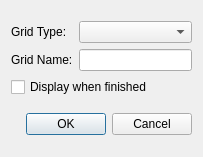
<?xml version="1.0" encoding="UTF-8"?>
<ui version="4.0">
 <class>SelectGridTypeAndNameDialog</class>
 <widget class="QDialog" name="SelectGridTypeAndNameDialog">
  <property name="geometry">
   <rect>
    <x>0</x>
    <y>0</y>
    <width>203</width>
    <height>157</height>
   </rect>
  </property>
  <property name="windowTitle">
   <string>Grid Type and Name</string>
  </property>
  <property name="windowIcon">
   <iconset resource="icons.qrc">
    <normaloff>:/icons/images/logo_fs_64x64.png</normaloff>:/icons/images/logo_fs_64x64.png</iconset>
  </property>
  <layout class="QVBoxLayout" name="verticalLayout">
   <item>
    <layout class="QGridLayout" name="gridLayout">
     <item row="0" column="0">
      <widget class="QLabel" name="label">
       <property name="text">
        <string>Grid Type:</string>
       </property>
      </widget>
     </item>
     <item row="0" column="1">
      <widget class="QComboBox" name="cbGridType"/>
     </item>
     <item row="1" column="0">
      <widget class="QLabel" name="label_2">
       <property name="text">
        <string>Grid Name:</string>
       </property>
      </widget>
     </item>
     <item row="1" column="1">
      <widget class="QLineEdit" name="leGridName"/>
     </item>
     <item row="2" column="0" colspan="2">
      <widget class="QCheckBox" name="cbDisplay">
       <property name="text">
        <string>Display when finished</string>
       </property>
      </widget>
     </item>
    </layout>
   </item>
   <item>
    <widget class="QDialogButtonBox" name="buttonBox">
     <property name="orientation">
      <enum>Qt::Horizontal</enum>
     </property>
     <property name="standardButtons">
      <set>QDialogButtonBox::Cancel|QDialogButtonBox::Ok</set>
     </property>
    </widget>
   </item>
  </layout>
 </widget>
 <resources>
  <include location="icons.qrc"/>
 </resources>
 <connections>
  <connection>
   <sender>buttonBox</sender>
   <signal>accepted()</signal>
   <receiver>SelectGridTypeAndNameDialog</receiver>
   <slot>accept()</slot>
   <hints>
    <hint type="sourcelabel">
     <x>248</x>
     <y>254</y>
    </hint>
    <hint type="destinationlabel">
     <x>157</x>
     <y>274</y>
    </hint>
   </hints>
  </connection>
  <connection>
   <sender>buttonBox</sender>
   <signal>rejected()</signal>
   <receiver>SelectGridTypeAndNameDialog</receiver>
   <slot>reject()</slot>
   <hints>
    <hint type="sourcelabel">
     <x>316</x>
     <y>260</y>
    </hint>
    <hint type="destinationlabel">
     <x>286</x>
     <y>274</y>
    </hint>
   </hints>
  </connection>
 </connections>
</ui>
